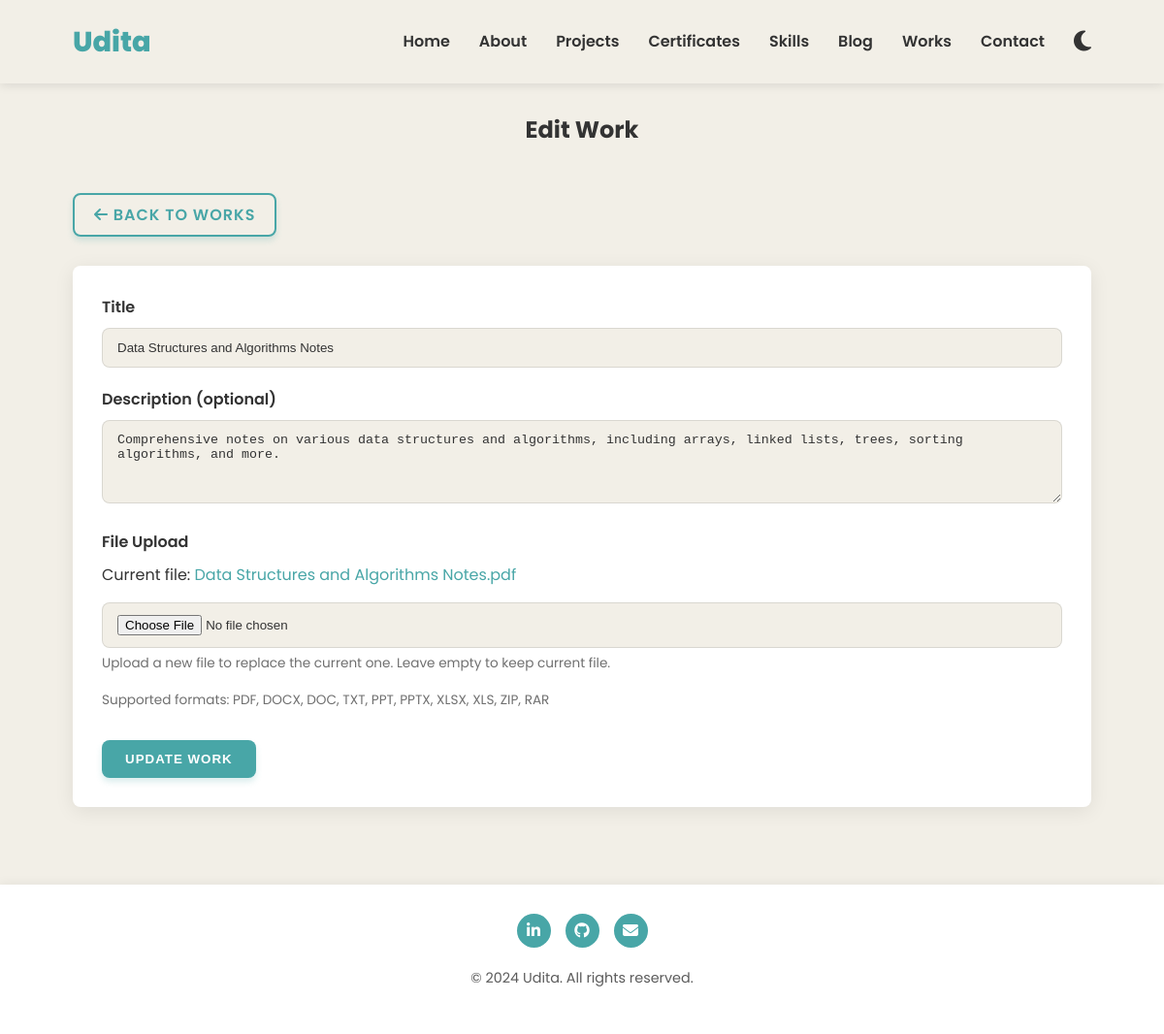
Screenshot of /works/edit/1 with the database file from the repository.
### models.py (models this page shows, shortened)
class Work(db.Model):
    id = db.Column(db.Integer, primary_key=True)
    title = db.Column(db.String(200), nullable=False)
    description = db.Column(db.Text)
    file_url = db.Column(db.String(200))
    file_type = db.Column(db.String(50))
    created_at = db.Column(db.DateTime, default=datetime.utcnow)

### routes.py (the view, shortened to what this page needs)
@app.route('/works/edit/<int:work_id>', methods=['GET', 'POST'])
def edit_work(work_id):
    work = Work.query.get_or_404(work_id)
    return render_template('edit_work.html', work=work)

### templates/edit_work.html
{% extends 'base.html' %}
{% block content %}
<section class="new-work-section">
    <div class="container">
        <h1 class="section-title">Edit Work</h1>
        <div class="work-navigation">
            <a href="{{ url_for('works') }}" class="btn btn-outline"><i class="fas fa-arrow-left"></i> Back to Works</a>
        </div>
        <form class="work-form" method="POST" enctype="multipart/form-data">
            <div class="form-group">
                <label for="title">Title</label>
                <input type="text" id="title" name="title" value="{{ work.title }}" required>
            </div>
            <div class="form-group">
                <label for="description">Description (optional)</label>
                <textarea id="description" name="description" rows="4" placeholder="A brief description of your work">{{ work.description }}</textarea>
            </div>
            <div class="form-group">
                <label for="file">File Upload</label>
                {% if work.file_url %}
                <div class="current-file">
                    <p>Current file: <a href="{{ work.file_url }}" target="_blank">{{ work.title }}.{{ work.file_type }}</a></p>
                </div>
                {% endif %}
                <input type="file" id="file" name="file">
                <p class="form-help">Upload a new file to replace the current one. Leave empty to keep current file.</p>
                <p class="form-help">Supported formats: PDF, DOCX, DOC, TXT, PPT, PPTX, XLSX, XLS, ZIP, RAR</p>
            </div>
            <div class="form-actions">
                <button type="submit" class="btn btn-primary">Update Work</button>
            </div>
        </form>
    </div>
</section>
{% endblock %}

### static/css/style.css (style rules this page uses)
:root { --primary-color: #48A6A7; --secondary-color: #006A71; --accent-color: #99BC85; --text-color: #333; --background-color: #F2EFE7; --section-bg: #FAF1E6; --card-bg: #fff; --header-bg: rgba(242, 239, 231, 0.95); --shadow: 0 4px 20px rgba(0, 0, 0, 0.08); --transition: all 0.3s ease; --border-radius: 8px; --spacing: 1rem; --light-accent: #9ACBD0; --soft-bg: #E4EFE7; --dark-primary: #9ACBD0; --dark-secondary: #48A6A7; --dark-accent: #99BC85; --dark-text: #F2EFE7; --dark-background: #006A71; --dark-section-bg: #005459; --dark-card-bg: #007A80; --dark-header-bg: rgba(0, 106, 113, 0.95); --dark-shadow: 0 4px 20px rgba(0, 0, 0, 0.3); }
* { margin: 0; padding: 0; box-sizing: border-box; }
html { scroll-behavior: smooth; font-size: 16px; }
body { font-family: 'Poppins', sans-serif; color: var(--text-color); background-color: var(--background-color); line-height: 1.6; overflow-x: hidden; transition: var(--transition); }
h1, h2, h3, h4, h5, h6 { margin-bottom: 1rem; font-weight: 700; line-height: 1.2; color: var(--text-color); transition: var(--transition); }
p { margin-bottom: 1rem; transition: var(--transition); }
a { color: var(--primary-color); text-decoration: none; transition: var(--transition); }
.container { width: 90%; max-width: 1200px; margin: 0 auto; padding: 0 15px; }
section { padding: 80px 0; background-color: var(--section-bg); transition: var(--transition); }
section:nth-child(odd) { background-color: var(--background-color); }
.btn { display: inline-block; padding: 12px 24px; background-color: var(--primary-color); color: white; border: none; border-radius: var(--border-radius); cursor: pointer; font-weight: 600; text-transform: uppercase; letter-spacing: 1px; transition: var(--transition); box-shadow: 0 4px 6px rgba(72, 166, 167, 0.2); }
.section-title { text-align: center; margin-bottom: 50px; position: relative; }
.blog-section, .blog-post-section, .new-blog-post-section, .works-section, .new-work-section { min-height: 100vh; padding-top: 120px; }
.btn-outline { background-color: transparent; border: 2px solid var(--primary-color); color: var(--primary-color); padding: 8px 20px; border-radius: var(--border-radius); font-weight: 600; transition: var(--transition); display: inline-block; }
.blog-form, .work-form { background-color: var(--card-bg); border-radius: var(--border-radius); padding: 30px; box-shadow: var(--shadow); }
.form-group { margin-bottom: 20px; }
.form-group label { display: block; margin-bottom: 8px; font-weight: 600; }
.form-group input, .form-group textarea { width: 100%; padding: 12px 15px; border: 1px solid rgba(0, 0, 0, 0.1); border-radius: var(--border-radius); background-color: var(--background-color); color: var(--text-color); transition: var(--transition); }
.form-actions { margin-top: 30px; }
.form-help { font-size: 0.85rem; color: var(--text-color); opacity: 0.7; margin-top: 5px; }
.work-navigation { margin-bottom: 30px; }

### rows the page displays
Work: title "Data Structures and Algorithms Notes", description "Comprehensive notes on various data structures and algorithms, including arrays, linked lists, trees, sorting algorithms, and more.", file_type "pdf"
